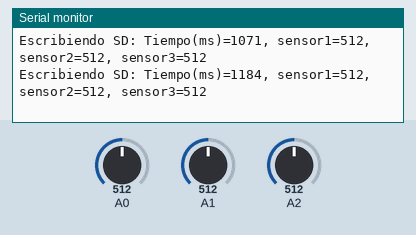
Recording of a sketch running on a simulated Arduino Uno, built with avr-gcc and run on an emulated ATmega328P. On the bench: the last lines printed to the serial monitor. The inputs (shaded band) are chosen by the test bench; at power-on: A0 = 512, A1 = 512, A2 = 512. Storage starts empty.

Above: at 1.2 s.
1.3 s: A0 set to 110
At 1.4 s:
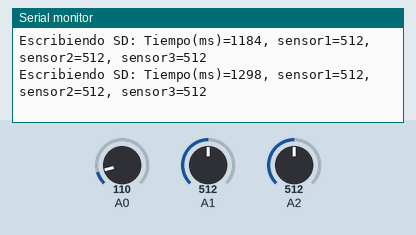
4.3 s: A0 set to 89
At 4.36 s:
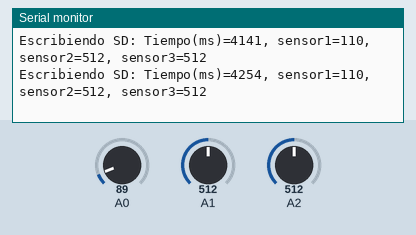
5.8 s: A1 set to 108
At 5.84 s:
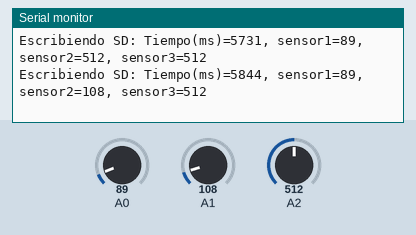
8.8 s: A1 set to 88
At 8.9 s:
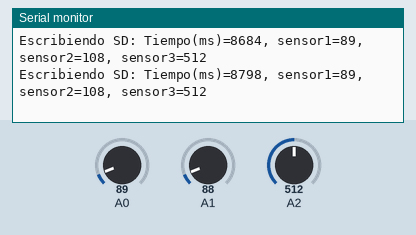
13.3 s: A2 set to 987
At 13.33 s:
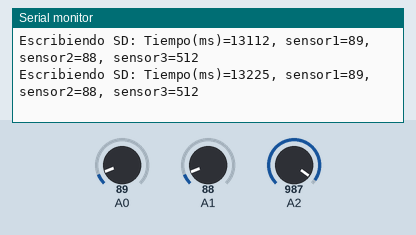
16.3 s: A2 set to 1007
At 16.4 s:
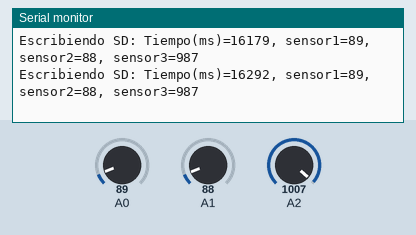
Timing chart, 0 to 18.8 s (numbered marks = the images above; inputs shaded):
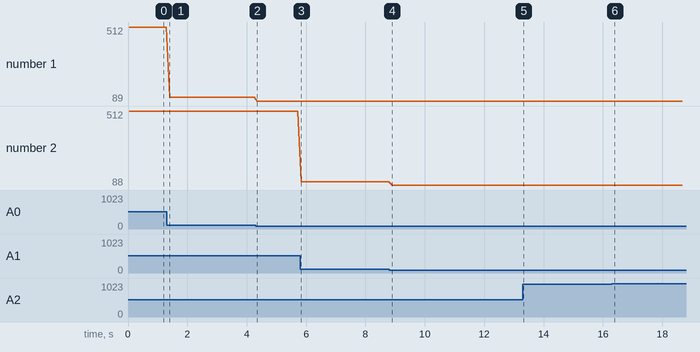

The sketch:

SD_guardar_datos_en_la_sd.ino
```cpp
#include <SD.h>
File myFile;
int cspin=4;

void setup()
{
  Serial.begin(9600);
  Serial.print("Iniciando SD ...");
  if (!SD.begin(cspin)) {
    Serial.println("No se pudo inicializar");
    return;
  }
  Serial.println("inicializacion exitosa");
}

void loop()
{
  myFile = SD.open("datalog.txt", FILE_WRITE);//abrimos  el archivo

  if (myFile) {
        Serial.print("Escribiendo SD: ");
        int sensor1 = analogRead(0);
        int sensor2 = analogRead(1);
        int sensor3 = analogRead(2);
        myFile.print("Tiempo(ms)=");
        myFile.print(millis());

        myFile.print(sensor1);
        myFile.print(", sensor2=");
        myFile.print(sensor2);
        myFile.print(", sensor3=");
        myFile.println(sensor3);

        myFile.close(); //cerramos el archivo

        Serial.print("Tiempo(ms)=");
        Serial.print(millis());
        Serial.print(", sensor1=");
        Serial.print(sensor1);
        Serial.print(", sensor2=");
        Serial.print(sensor2);
        Serial.print(", sensor3=");
        Serial.println(sensor3);

  } else {
    Serial.println("Error al abrir el archivo");
  }
  delay(100);
}
```

Measured:
- after the input at 5.8 s, the serial monitor: prints a new line at once (image 3)
- plotted number 1: 512 → 110 after the input at 1.3 s, 110 → 89 after the input at 4.3 s
- plotted number 2: 512 → 108 after the input at 5.8 s, 108 → 88 after the input at 8.8 s
